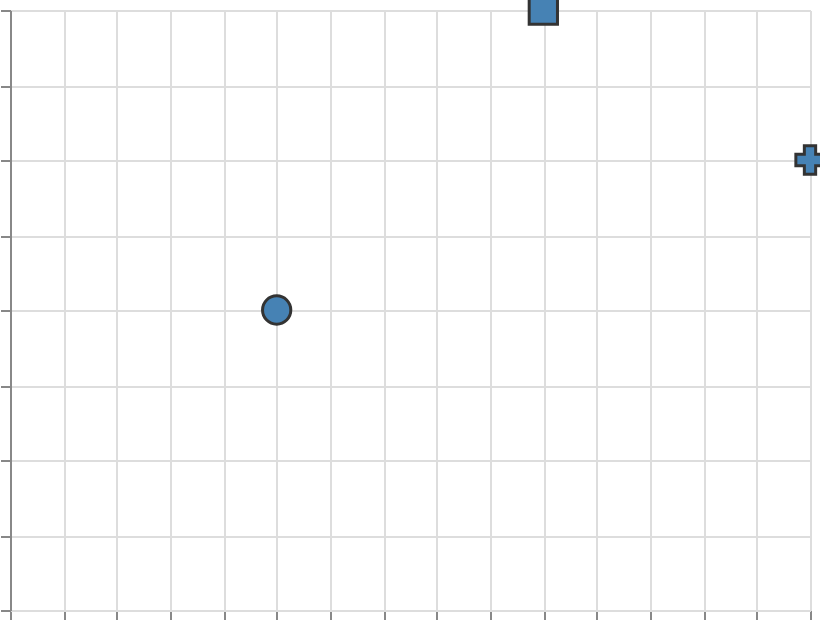

Describe this chart as a Vega-Lite specification.
### Vega specification from a JSON file in a GitHub repository (floating-point values rounded to 4 significant figures)
{"$schema": "https://vega.github.io/schema/vega/v6.json", "width": 400, "height": 300, "padding": 5, "autosize": "none", "data": [{"name": "table", "values": [{"x": 1, "y": 2, "cat": "A"}, {"x": 2, "y": 4, "cat": "B"}, {"x": 3, "y": 3, "cat": "C"}]}], "scales": [{"name": "x", "type": "linear", "domain": {"data": "table", "field": "x"}, "range": "width", "nice": true}, {"name": "y", "type": "linear", "domain": {"data": "table", "field": "y"}, "range": [{"signal": "height"}, 0], "nice": true}, {"name": "shape", "type": "ordinal", "domain": {"data": "table", "field": "cat", "sort": true}, "range": ["circle", "square", "cross"]}], "marks": [{"type": "symbol", "from": {"data": "table"}, "encode": {"update": {"x": {"scale": "x", "field": "x"}, "y": {"scale": "y", "field": "y"}, "size": {"value": 200}, "shape": {"scale": "shape", "field": "cat"}, "fill": {"value": "steelblue"}, "stroke": {"value": "#333"}, "strokeWidth": {"value": 1.5}}}}], "axes": [{"scale": "x", "orient": "bottom", "grid": true, "labels": false}, {"scale": "y", "orient": "left", "grid": true, "labels": false}], "legends": [{"shape": "shape", "orient": "right"}], "description": "legend orient \"right\" is the default, written out"}
